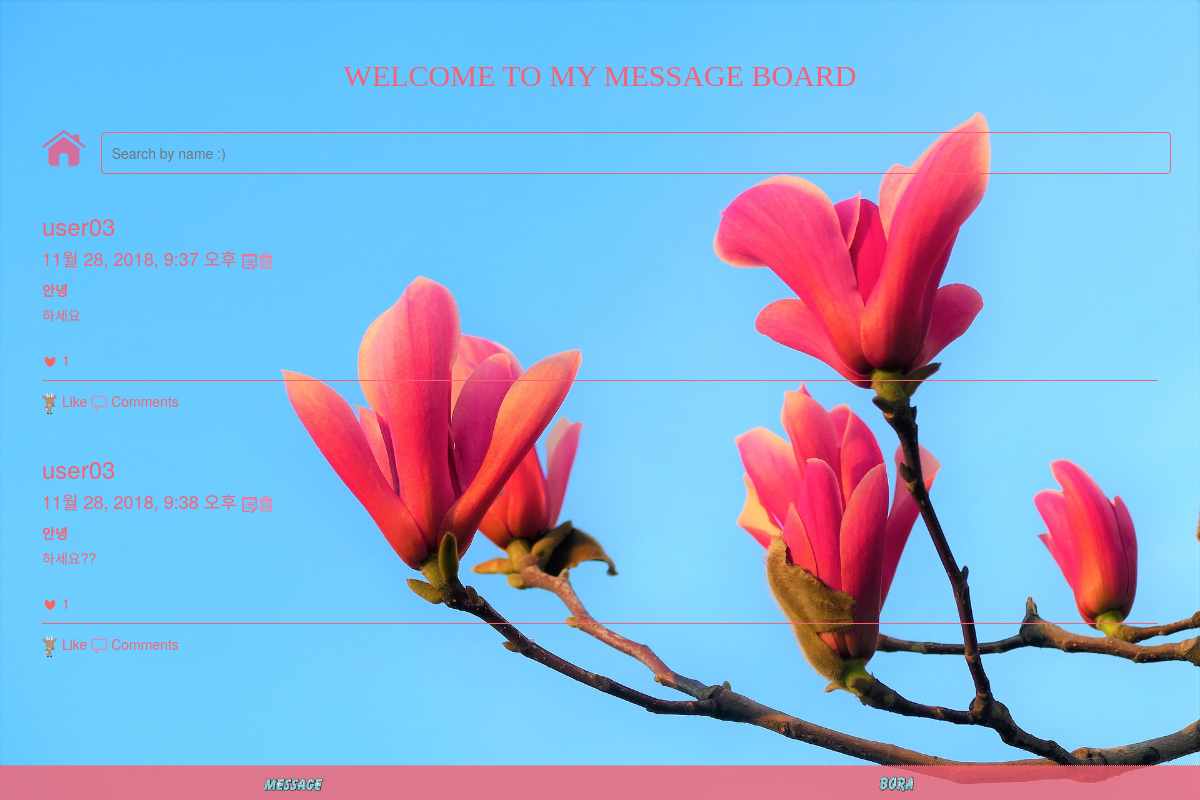
Page /search/user03/ on the earlier database version.
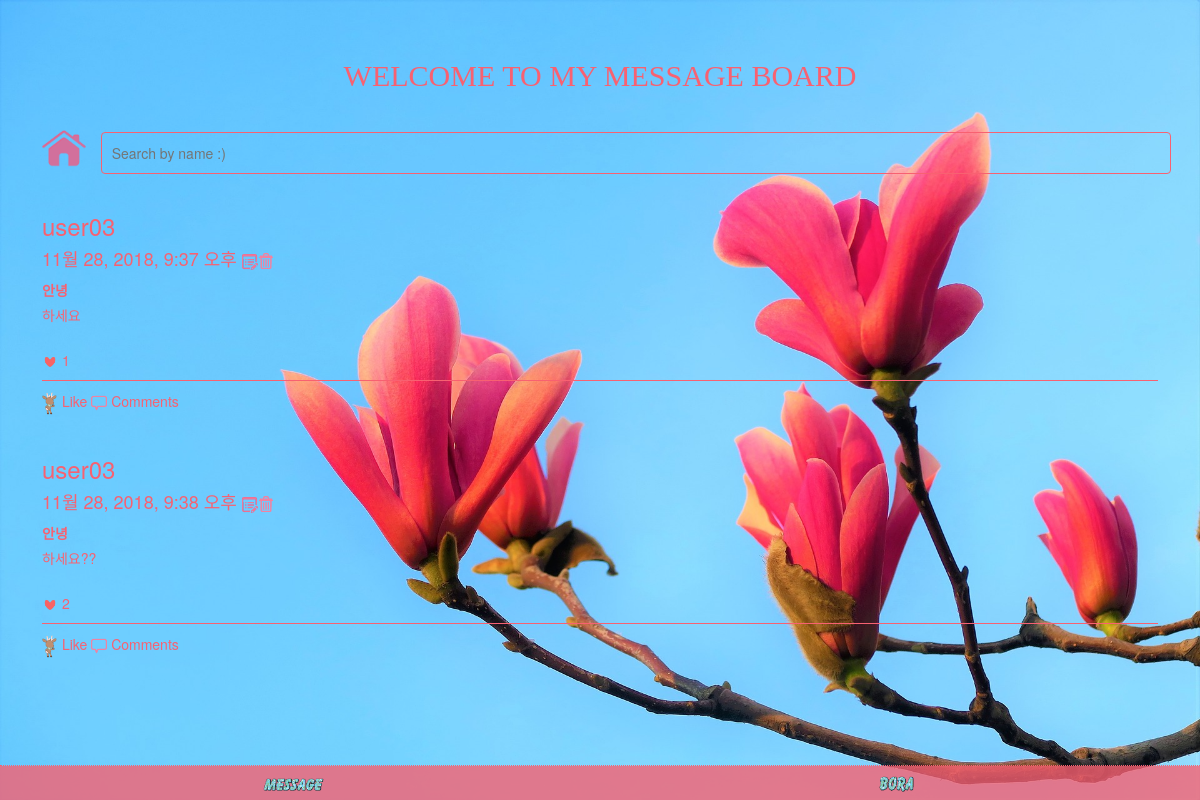
Same page on the later database version.
### facebook/models.py (models this page shows, shortened)
class Article(models.Model):
    author      = models.CharField(max_length=120)
    title       = models.CharField(max_length=120)
    text        = models.TextField()
    password    = models.CharField(max_length=120)
    total_like        = models.CharField(max_length=120)
    created_at  = models.DateTimeField(auto_now_add=True) #자동날짜
    like_user_set = models.ManyToManyField(settings.AUTH_USER_MODEL,
                                           blank=True,
                                           related_name='like_user_set',
                                           through='Like', default='')

### facebook/views.py (the view)
# urls.py: path('search/<author>/',search_list),
def search_list(request, author):
    article_list = Article.objects.filter(author__iexact=author)
    return render(request, 'newsfeed.html', { 'articles': list(article_list)})

### facebook/templates/newsfeed.html (shortened to what this page needs)
<!DOCTYPE html>
<html>
<head>
    <link rel="stylesheet" href="https://maxcdn.bootstrapcdn.com/bootstrap/3.3.7/css/bootstrap.min.css">
</head>
<body>
<div class="container">
    <div style="text-align: center; color:#F86171; width:100%; margin-top:5%;"><b><h2><font face="bodoni">WELCOME TO MY MESSAGE BOARD</font></h2></b></div>
</div>
<div class="container" style="padding-left:25px;padding-right:25px;margin-top:20px;">
    <div class="btn1" style="display:inline-block;">
        <a href="/">
            <img src="/static/home.png" width="48.4px" >
        </a>
    </div>
    <div class="search">
        <input type="text" style="width:100%;border-radius:4px; margin-left: 1%; color:#F86171;" class="searchbar"  placeholder="Search by name :)" id="keyword" onkeyup="">
    </div>
</div>
<div class="container" style="padding-bottom:60px;">
    {% if  articles %}
    {% for feed in articles %}
    <div class="feed feed{{feed.pk}}">
        <h3 class="name" style="color:#F86171;">{{ feed.author }}</h3>
        <div class="date">
            <h4 data-pk="{{feed.pk}}">{{ feed.created_at }}
                <img src="/static/ic_edit1.png" height="16px" class="modify_feed">
                <img src="/static/ic_delete.png" class="delete_feed" height="16px" style="margin-top:-0.2%; margin-left:-0.4%"></h4>
        </div>
        <a class="title">{{ feed.title }}</a>
        <p class="content" style="color:#F86171;">{{ feed.text }}</p>
        <div style="height:15px;"></div>
        <div>
            {% if feed.total_like != '0' and feed.total_like != '' %}
            <img src="/static/redHeart.png" width="16px" class="img" id="img{{feed.pk}}">
            {% else %}
            <img src="/static/justHeart.gif" width="20px" class="img" id="img{{feed.pk}}">
            {% endif %}
            <div style="display:inline-block; color:#F86171;">
                {{feed.total_like}}
            </div>
        </div>
        <div class="accessory">
            <div style="display:inline-block; color:#F86171;" class="like_btn" data-article="{{feed.pk}}" data-status="0">
                <img src="/static/like_icon.gif" width="16px" class="like_gray" > Like
            </div>
            <div class="cmt" style="display:inline-block;" >
                <img src="/static/ic_comment.png" width="16px" > Comments
            </div>
        </div>
    </div>
    {% endfor %}
    {% else %}
    <h1 style="color:#F86171; text-align:center;"> Sorry</br> There are no posts :(</h1><br/>
    <div style="text-align:center; margin-top:-3%;"><h5><a href="/main">Click back to the message board</a></h5></div>
    {% endif %}
</div>
<div class="footer" style="position:fixed;bottom:30px;background: transparent; z-index:5">
    <div class="tab1" style="background-color:#F86171; height:35px;opacity:0.8;">
        <img src="/static/msg.gif" width="70px" style="margin-top: 5px;" class="modal_write"> </div>
    <div class="tab2" style="background-color:#F86171; height:40px;opacity:0.8;">
        <a href="/#bora"><img src="/static/bora_lee1.gif" style="margin-top:2px; " height="25px" width=45px"></a>
    </div>
</div>
</body>
</html>

### facebook/templates/newsfeed.html (style rules this page uses)
* { box-sizing: border-box; margin: 0; padding: 0; position: relative; }
body { background-image: url('/static/tulip1.jpg'); -webkit-background-size: cover; -moz-background-size: cover; -o-background-size: cover; background-size: cover; }
.btn1 { position: absolute; z-index:10; width:48.4px; }
.search { padding-left:50px; margin-top:10px; width:-webkit-fill-available;      }
.searchbar { background-color: transparent; color:#F86171; border-radius: 4px; border: 1px solid #F86171; padding: 10px; }
.container { background-color: transparent;  }
.footer { border-top: 1px dotted #F86171; background-color: #F86171; height: 5px; text-align: center; position:relative; bottom: 0; left: 0; right: 0; }
.tab1 { float: left; width: 50%; }
.tab2 { float: left; width: 50%; }
.feed { background-color: transparent;   border-top: -5px solid #F86171; border-bottom: 1px solid transparent; margin: 7px 0; padding: 12px; margin-bottom:-1%; }
.date { color: #F86171; margin-bottom: 10px; }
.title { color: #F86171; font-weight: 600; }
.content { margin-top: 5px; color:#F86171; }
.accessory { border-top: 1px solid #F86171; padding-top:10px; margin-top:10px; color: #F86171; font-size: 14px; }

Differences in the rows shown:
changed Article "11월 28, 2018, 9:38 오후": total_like "1" → "2"
